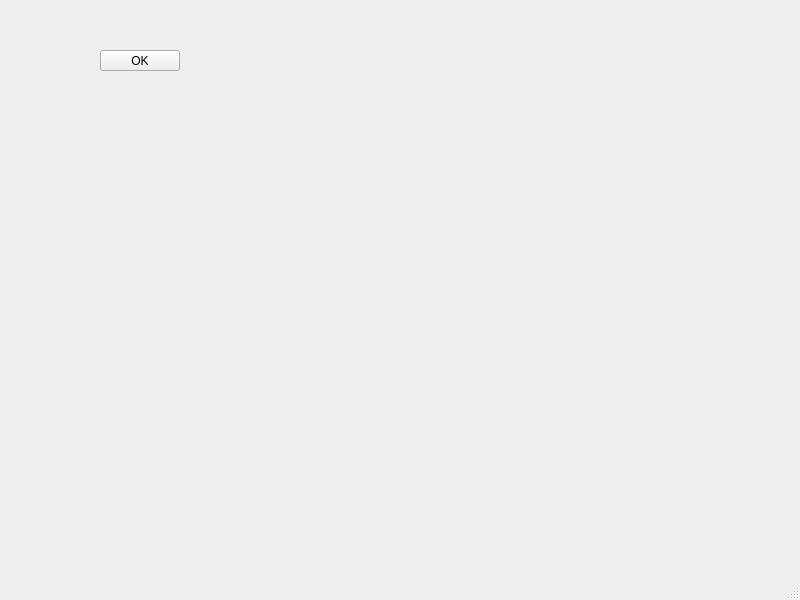
<?xml version="1.0" encoding="UTF-8"?>
<ui version="4.0">
 <class>MainWindow</class>
 <widget class="QMainWindow" name="MainWindow">
  <property name="geometry">
   <rect>
    <x>0</x>
    <y>0</y>
    <width>800</width>
    <height>600</height>
   </rect>
  </property>
  <property name="windowTitle">
   <string>MainWindow</string>
  </property>
  <widget class="QWidget" name="centralwidget">
   <widget class="QPushButton" name="pushButton">
    <property name="geometry">
     <rect>
      <x>100</x>
      <y>50</y>
      <width>80</width>
      <height>21</height>
     </rect>
    </property>
    <property name="text">
     <string>OK</string>
    </property>
   </widget>
  </widget>
  <widget class="QMenuBar" name="menubar">
   <property name="geometry">
    <rect>
     <x>0</x>
     <y>0</y>
     <width>800</width>
     <height>20</height>
    </rect>
   </property>
  </widget>
  <widget class="QStatusBar" name="statusbar"/>
 </widget>
 <resources/>
 <connections/>
</ui>
